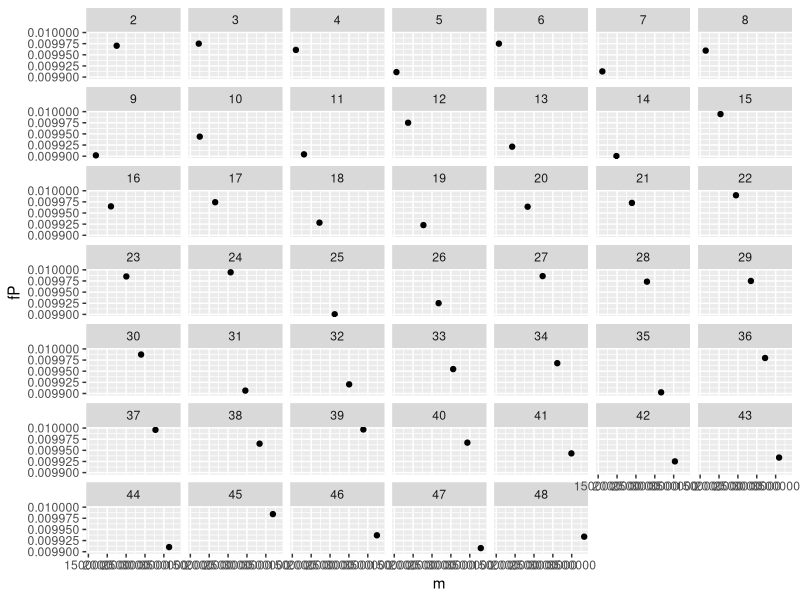

This figure's R source:
library(ggplot2)
setwd("C:/Users/brown/OneDrive/Desktop/I/Escuela/Informatica/Netbeans/DatosUwU/EstructurasDeDatosAVPy/ProyectoBloom/CSVs")
data <- read.csv("resultados.csv")
summary(data)

g <- ggplot(data, aes(x=m, y = fP)) + geom_line() + geom_point() + facet_wrap(~k)
g 
